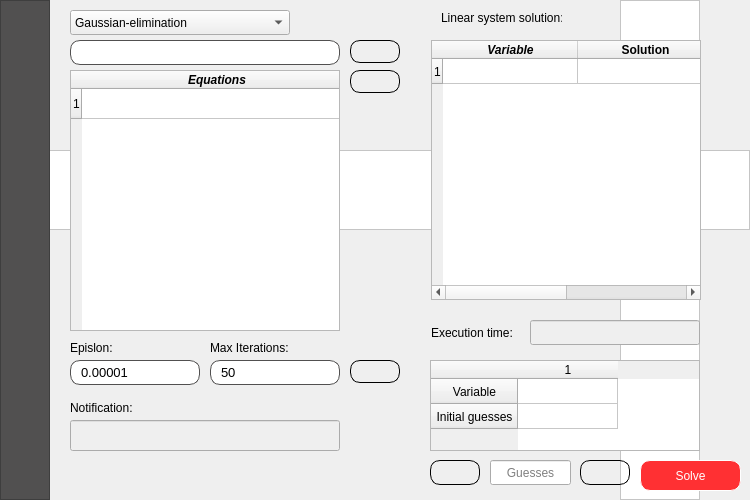
<?xml version="1.0" encoding="UTF-8"?>
<ui version="4.0">
 <class>MainWindow</class>
 <widget class="QMainWindow" name="MainWindow">
  <property name="geometry">
   <rect>
    <x>0</x>
    <y>0</y>
    <width>750</width>
    <height>500</height>
   </rect>
  </property>
  <property name="windowTitle">
   <string>Linear System Solver</string>
  </property>
  <property name="windowIcon">
   <iconset>
    <normaloff>icons8_Abacus_50px.png</normaloff>icons8_Abacus_50px.png</iconset>
  </property>
  <widget class="QWidget" name="centralwidget">
   <widget class="QLineEdit" name="insert_equation_text">
    <property name="geometry">
     <rect>
      <x>70</x>
      <y>40</y>
      <width>270</width>
      <height>25</height>
     </rect>
    </property>
    <property name="styleSheet">
     <string notr="true">#insert_equation_text{border: 1px solid rgb(81, 80, 80);border-radius: 10px; padding: 0 8px; selection-background-color: darkgray;font-size: 13px;}#insert_equation_text:focus { color:black;background-color:rgb(59, 255, 38);}</string>
    </property>
    <property name="text">
     <string/>
    </property>
   </widget>
   <widget class="QComboBox" name="selected_method">
    <property name="geometry">
     <rect>
      <x>70</x>
      <y>10</y>
      <width>220</width>
      <height>25</height>
     </rect>
    </property>
    <item>
     <property name="text">
      <string>Gaussian-elimination</string>
     </property>
    </item>
    <item>
     <property name="text">
      <string>LU decomposition</string>
     </property>
    </item>
    <item>
     <property name="text">
      <string>Gaussian-Jordan</string>
     </property>
    </item>
    <item>
     <property name="text">
      <string>Gauss-Seidel</string>
     </property>
    </item>
   </widget>
   <widget class="QTableWidget" name="equations_table_widget">
    <property name="enabled">
     <bool>true</bool>
    </property>
    <property name="geometry">
     <rect>
      <x>70</x>
      <y>70</y>
      <width>270</width>
      <height>261</height>
     </rect>
    </property>
    <property name="editTriggers">
     <set>QAbstractItemView::NoEditTriggers</set>
    </property>
    <property name="selectionMode">
     <enum>QAbstractItemView::SingleSelection</enum>
    </property>
    <property name="rowCount">
     <number>1</number>
    </property>
    <property name="columnCount">
     <number>1</number>
    </property>
    <attribute name="horizontalHeaderVisible">
     <bool>true</bool>
    </attribute>
    <attribute name="horizontalHeaderDefaultSectionSize">
     <number>270</number>
    </attribute>
    <attribute name="horizontalHeaderShowSortIndicator" stdset="0">
     <bool>false</bool>
    </attribute>
    <row/>
    <column>
     <property name="text">
      <string>Equations</string>
     </property>
     <property name="font">
      <font>
       <weight>75</weight>
       <italic>true</italic>
       <bold>true</bold>
      </font>
     </property>
     <property name="textAlignment">
      <set>AlignHCenter|AlignTop</set>
     </property>
    </column>
   </widget>
   <widget class="QLabel" name="label">
    <property name="geometry">
     <rect>
      <x>70</x>
      <y>340</y>
      <width>100</width>
      <height>15</height>
     </rect>
    </property>
    <property name="text">
     <string>Epislon:</string>
    </property>
   </widget>
   <widget class="QLabel" name="label_2">
    <property name="geometry">
     <rect>
      <x>210</x>
      <y>340</y>
      <width>100</width>
      <height>15</height>
     </rect>
    </property>
    <property name="text">
     <string>Max Iterations:</string>
    </property>
   </widget>
   <widget class="QLineEdit" name="epislon_criteria_text">
    <property name="geometry">
     <rect>
      <x>70</x>
      <y>360</y>
      <width>130</width>
      <height>25</height>
     </rect>
    </property>
    <property name="styleSheet">
     <string notr="true">#epislon_criteria_text{border: 1px solid rgb(81, 80, 80);border-radius: 10px; padding: 0 8px; selection-background-color: darkgray;font-size: 13px;}
#epislon_criteria_text:focus { color:white;
background-color:rgb(59, 255, 38);}</string>
    </property>
    <property name="text">
     <string>0.00001</string>
    </property>
   </widget>
   <widget class="QLineEdit" name="max_iterations_criteria_text">
    <property name="geometry">
     <rect>
      <x>210</x>
      <y>360</y>
      <width>130</width>
      <height>25</height>
     </rect>
    </property>
    <property name="styleSheet">
     <string notr="true">#max_iterations_criteria_text{border: 1px solid rgb(81, 80, 80);border-radius: 10px; padding: 0 8px; selection-background-color: darkgray;font-size: 13px;}
#max_iterations_criteria_text:focus { color:white;
background-color:rgb(59, 255, 38);}</string>
    </property>
    <property name="text">
     <string>50</string>
    </property>
   </widget>
   <widget class="QPushButton" name="insert_equation_button">
    <property name="geometry">
     <rect>
      <x>350</x>
      <y>40</y>
      <width>50</width>
      <height>23</height>
     </rect>
    </property>
    <property name="styleSheet">
     <string notr="true">#insert_equation_button{border: 1px solid black;border-radius:10px;}#insert_equation_button:hover{border: 1px solid aqua;}#insert_equation_button:pressed{background-color: aqua;}</string>
    </property>
    <property name="text">
     <string/>
    </property>
    <property name="icon">
     <iconset>
      <normaloff>icons8_Checkmark_52px_3.png</normaloff>icons8_Checkmark_52px_3.png</iconset>
    </property>
   </widget>
   <widget class="QPushButton" name="delete_equation_button">
    <property name="geometry">
     <rect>
      <x>350</x>
      <y>70</y>
      <width>50</width>
      <height>23</height>
     </rect>
    </property>
    <property name="styleSheet">
     <string notr="true">#delete_equation_button{border: 1px solid black;border-radius:10px;}#delete_equation_button:hover{border: 1px solid aqua;}#delete_equation_button:pressed{background-color: aqua;}</string>
    </property>
    <property name="text">
     <string/>
    </property>
    <property name="icon">
     <iconset>
      <normaloff>icons8_Delete_48px.png</normaloff>icons8_Delete_48px.png</iconset>
    </property>
   </widget>
   <widget class="QLabel" name="label_3">
    <property name="geometry">
     <rect>
      <x>70</x>
      <y>400</y>
      <width>100</width>
      <height>15</height>
     </rect>
    </property>
    <property name="text">
     <string>Notification:</string>
    </property>
   </widget>
   <widget class="QLineEdit" name="notification_text">
    <property name="enabled">
     <bool>false</bool>
    </property>
    <property name="geometry">
     <rect>
      <x>70</x>
      <y>420</y>
      <width>270</width>
      <height>31</height>
     </rect>
    </property>
   </widget>
   <widget class="QPushButton" name="adjust_criteria_button">
    <property name="geometry">
     <rect>
      <x>350</x>
      <y>360</y>
      <width>50</width>
      <height>23</height>
     </rect>
    </property>
    <property name="styleSheet">
     <string notr="true">#adjust_criteria_button{border: 1px solid black;border-radius:10px;}#adjust_criteria_button:hover{border: 1px solid aqua;}#adjust_criteria_button:pressed{background-color: aqua;}</string>
    </property>
    <property name="text">
     <string/>
    </property>
    <property name="icon">
     <iconset>
      <normaloff>icons8_Checkmark_52px_3.png</normaloff>icons8_Checkmark_52px_3.png</iconset>
    </property>
   </widget>
   <widget class="QFrame" name="frame">
    <property name="geometry">
     <rect>
      <x>0</x>
      <y>0</y>
      <width>50</width>
      <height>500</height>
     </rect>
    </property>
    <property name="styleSheet">
     <string notr="true">background-color: rgb(81, 80, 80)</string>
    </property>
    <property name="frameShape">
     <enum>QFrame::StyledPanel</enum>
    </property>
    <property name="frameShadow">
     <enum>QFrame::Raised</enum>
    </property>
    <widget class="QPushButton" name="output_file_button">
     <property name="geometry">
      <rect>
       <x>5</x>
       <y>10</y>
       <width>40</width>
       <height>30</height>
      </rect>
     </property>
     <property name="styleSheet">
      <string notr="true">#output_file_button{border: none}#output_file_button:hover{border: 1px solid aqua;border-radius:10px;}#output_file_button:pressed{background-color: aqua;}</string>
     </property>
     <property name="text">
      <string/>
     </property>
     <property name="icon">
      <iconset>
       <normaloff>icons8_Check_File_50px.png</normaloff>icons8_Check_File_50px.png</iconset>
     </property>
    </widget>
    <widget class="QPushButton" name="input_file_button">
     <property name="geometry">
      <rect>
       <x>5</x>
       <y>50</y>
       <width>40</width>
       <height>30</height>
      </rect>
     </property>
     <property name="styleSheet">
      <string notr="true">#input_file_button{border: none}#input_file_button:hover{border: 1px solid aqua;border-radius:10px;}#input_file_button:pressed{background-color: aqua;}</string>
     </property>
     <property name="text">
      <string/>
     </property>
     <property name="icon">
      <iconset>
       <normaloff>icons8_Add_File_64px.png</normaloff>icons8_Add_File_64px.png</iconset>
     </property>
    </widget>
    <widget class="QPushButton" name="clear_equations_button">
     <property name="geometry">
      <rect>
       <x>5</x>
       <y>420</y>
       <width>40</width>
       <height>30</height>
      </rect>
     </property>
     <property name="styleSheet">
      <string notr="true">#clear_equations_button{border: none}#clear_equations_button:hover{border: 1px solid aqua;border-radius:10px;}#clear_equations_button:pressed{background-color: aqua;}</string>
     </property>
     <property name="text">
      <string/>
     </property>
     <property name="icon">
      <iconset>
       <normaloff>icons8_Trash_64px.png</normaloff>icons8_Trash_64px.png</iconset>
     </property>
    </widget>
    <widget class="QPushButton" name="plot_button">
     <property name="geometry">
      <rect>
       <x>5</x>
       <y>90</y>
       <width>40</width>
       <height>30</height>
      </rect>
     </property>
     <property name="styleSheet">
      <string notr="true">#plot_button{border: none}#plot_button:hover{border: 1px solid aqua;border-radius:10px;}#plot_button:pressed{background-color: aqua;}</string>
     </property>
     <property name="text">
      <string/>
     </property>
     <property name="icon">
      <iconset>
       <normaloff>icons8_Plot_64px.png</normaloff>icons8_Plot_64px.png</iconset>
     </property>
    </widget>
    <widget class="QPushButton" name="steps_button">
     <property name="geometry">
      <rect>
       <x>5</x>
       <y>130</y>
       <width>40</width>
       <height>30</height>
      </rect>
     </property>
     <property name="styleSheet">
      <string notr="true">#steps_button{border: none}#steps_button:hover{border: 1px solid aqua;border-radius:10px;}#steps_button:pressed{background-color: aqua;}</string>
     </property>
     <property name="text">
      <string/>
     </property>
     <property name="icon">
      <iconset>
       <normaloff>icons8_Analyze_50px.png</normaloff>icons8_Analyze_50px.png</iconset>
     </property>
    </widget>
    <widget class="QPushButton" name="clear_all_button">
     <property name="geometry">
      <rect>
       <x>5</x>
       <y>460</y>
       <width>40</width>
       <height>30</height>
      </rect>
     </property>
     <property name="styleSheet">
      <string notr="true">#clear_all_button{border: none}#steps_button:hover{border: 1px solid aqua;border-radius:10px;}#clear_all_button:pressed{background-color: aqua;}</string>
     </property>
     <property name="text">
      <string/>
     </property>
     <property name="icon">
      <iconset>
       <normaloff>icons8_Broom_64px.png</normaloff>icons8_Broom_64px.png</iconset>
     </property>
    </widget>
   </widget>
   <widget class="QLabel" name="label_4">
    <property name="geometry">
     <rect>
      <x>441</x>
      <y>10</y>
      <width>121</width>
      <height>16</height>
     </rect>
    </property>
    <property name="text">
     <string>Linear system solution:</string>
    </property>
   </widget>
   <widget class="QPushButton" name="solve_button">
    <property name="geometry">
     <rect>
      <x>640</x>
      <y>460</y>
      <width>101</width>
      <height>31</height>
     </rect>
    </property>
    <property name="styleSheet">
     <string notr="true">#solve_button{border: 1px solid white;border-radius:10px;color:white;
background-color:rgb(255, 48, 51);}#solve_button:hover{border: 1px solid rgb(255, 48, 51);color:rgb(255, 48, 51);background-color:white;}#solve_button:pressed{border: 1px solid white;border-radius:10px;color:white;
background-color:rgb(255, 48, 51);}</string>
    </property>
    <property name="text">
     <string>Solve</string>
    </property>
   </widget>
   <widget class="QTableWidget" name="solution_table_widget">
    <property name="geometry">
     <rect>
      <x>431</x>
      <y>40</y>
      <width>270</width>
      <height>260</height>
     </rect>
    </property>
    <property name="editTriggers">
     <set>QAbstractItemView::NoEditTriggers</set>
    </property>
    <property name="rowCount">
     <number>1</number>
    </property>
    <attribute name="horizontalHeaderDefaultSectionSize">
     <number>135</number>
    </attribute>
    <attribute name="horizontalHeaderMinimumSectionSize">
     <number>40</number>
    </attribute>
    <attribute name="verticalHeaderDefaultSectionSize">
     <number>20</number>
    </attribute>
    <attribute name="verticalHeaderMinimumSectionSize">
     <number>25</number>
    </attribute>
    <row/>
    <column>
     <property name="text">
      <string>Variable</string>
     </property>
     <property name="font">
      <font>
       <weight>75</weight>
       <italic>true</italic>
       <bold>true</bold>
      </font>
     </property>
     <property name="textAlignment">
      <set>AlignCenter</set>
     </property>
    </column>
    <column>
     <property name="text">
      <string>Solution</string>
     </property>
     <property name="font">
      <font>
       <weight>75</weight>
       <italic>false</italic>
       <bold>true</bold>
      </font>
     </property>
     <property name="textAlignment">
      <set>AlignCenter</set>
     </property>
    </column>
   </widget>
   <widget class="QFrame" name="frame_2">
    <property name="geometry">
     <rect>
      <x>0</x>
      <y>150</y>
      <width>750</width>
      <height>80</height>
     </rect>
    </property>
    <property name="styleSheet">
     <string notr="true">background-color:white;</string>
    </property>
    <property name="frameShape">
     <enum>QFrame::StyledPanel</enum>
    </property>
    <property name="frameShadow">
     <enum>QFrame::Raised</enum>
    </property>
   </widget>
   <widget class="QFrame" name="frame_3">
    <property name="geometry">
     <rect>
      <x>620</x>
      <y>0</y>
      <width>80</width>
      <height>500</height>
     </rect>
    </property>
    <property name="styleSheet">
     <string notr="true">background-color:white;</string>
    </property>
    <property name="frameShape">
     <enum>QFrame::StyledPanel</enum>
    </property>
    <property name="frameShadow">
     <enum>QFrame::Raised</enum>
    </property>
   </widget>
   <widget class="QLabel" name="label_6">
    <property name="geometry">
     <rect>
      <x>431</x>
      <y>320</y>
      <width>81</width>
      <height>25</height>
     </rect>
    </property>
    <property name="text">
     <string>Execution time:</string>
    </property>
   </widget>
   <widget class="QLineEdit" name="execution_time_text">
    <property name="enabled">
     <bool>false</bool>
    </property>
    <property name="geometry">
     <rect>
      <x>530</x>
      <y>320</y>
      <width>170</width>
      <height>25</height>
     </rect>
    </property>
   </widget>
   <widget class="QTableWidget" name="insert_initial_guesses_table_widget">
    <property name="geometry">
     <rect>
      <x>430</x>
      <y>360</y>
      <width>270</width>
      <height>91</height>
     </rect>
    </property>
    <property name="editTriggers">
     <set>QAbstractItemView::NoEditTriggers</set>
    </property>
    <property name="verticalScrollMode">
     <enum>QAbstractItemView::ScrollPerItem</enum>
    </property>
    <property name="showGrid">
     <bool>true</bool>
    </property>
    <property name="gridStyle">
     <enum>Qt::SolidLine</enum>
    </property>
    <property name="cornerButtonEnabled">
     <bool>true</bool>
    </property>
    <property name="columnCount">
     <number>1</number>
    </property>
    <attribute name="horizontalHeaderMinimumSectionSize">
     <number>30</number>
    </attribute>
    <attribute name="verticalHeaderDefaultSectionSize">
     <number>25</number>
    </attribute>
    <attribute name="verticalHeaderMinimumSectionSize">
     <number>20</number>
    </attribute>
    <row>
     <property name="text">
      <string>Variable</string>
     </property>
     <property name="textAlignment">
      <set>AlignCenter</set>
     </property>
    </row>
    <row>
     <property name="text">
      <string>Initial guesses</string>
     </property>
     <property name="textAlignment">
      <set>AlignCenter</set>
     </property>
    </row>
    <column/>
   </widget>
   <widget class="QLineEdit" name="insert_initial_guesses_text">
    <property name="geometry">
     <rect>
      <x>490</x>
      <y>460</y>
      <width>81</width>
      <height>25</height>
     </rect>
    </property>
    <property name="styleSheet">
     <string notr="true">#insert_intial_guesses_text{border: 1px solid rgb(81, 80, 80);border-radius: 10px; padding: 0 8px; selection-background-color: darkgray;font-size: 13px;}
#insert_intial_guesses_text:focus { color:white;
background-color:rgb(59, 255, 38);}</string>
    </property>
    <property name="alignment">
     <set>Qt::AlignCenter</set>
    </property>
    <property name="placeholderText">
     <string>Guesses</string>
    </property>
   </widget>
   <widget class="QPushButton" name="insert_initial_guesses_button">
    <property name="geometry">
     <rect>
      <x>580</x>
      <y>460</y>
      <width>50</width>
      <height>25</height>
     </rect>
    </property>
    <property name="styleSheet">
     <string notr="true">#insert_initial_guesses_button{border: 1px solid black;border-radius:10px;}#insert_initial_guesses_button:hover{border: 1px solid aqua;}#insert_initial_guesses_button:pressed{background-color: aqua;}</string>
    </property>
    <property name="text">
     <string/>
    </property>
    <property name="icon">
     <iconset>
      <normaloff>icons8_Checkmark_52px_3.png</normaloff>icons8_Checkmark_52px_3.png</iconset>
    </property>
   </widget>
   <widget class="QPushButton" name="delete_initial_guess_button">
    <property name="geometry">
     <rect>
      <x>430</x>
      <y>460</y>
      <width>50</width>
      <height>25</height>
     </rect>
    </property>
    <property name="styleSheet">
     <string notr="true">#delete_initial_guess_button{border: 1px solid black;border-radius:10px;}#delete_initial_guess_button:hover{border: 1px solid aqua;}#delete_initial_guess_button:pressed{background-color: aqua;}</string>
    </property>
    <property name="text">
     <string/>
    </property>
    <property name="icon">
     <iconset>
      <normaloff>icons8_Delete_48px.png</normaloff>icons8_Delete_48px.png</iconset>
    </property>
   </widget>
   <zorder>frame_3</zorder>
   <zorder>frame_2</zorder>
   <zorder>frame</zorder>
   <zorder>insert_equation_text</zorder>
   <zorder>selected_method</zorder>
   <zorder>equations_table_widget</zorder>
   <zorder>label</zorder>
   <zorder>label_2</zorder>
   <zorder>epislon_criteria_text</zorder>
   <zorder>max_iterations_criteria_text</zorder>
   <zorder>insert_equation_button</zorder>
   <zorder>delete_equation_button</zorder>
   <zorder>label_3</zorder>
   <zorder>notification_text</zorder>
   <zorder>adjust_criteria_button</zorder>
   <zorder>label_4</zorder>
   <zorder>solve_button</zorder>
   <zorder>solution_table_widget</zorder>
   <zorder>label_6</zorder>
   <zorder>execution_time_text</zorder>
   <zorder>insert_initial_guesses_table_widget</zorder>
   <zorder>insert_initial_guesses_text</zorder>
   <zorder>insert_initial_guesses_button</zorder>
   <zorder>delete_initial_guess_button</zorder>
  </widget>
 </widget>
 <resources/>
 <connections/>
</ui>
